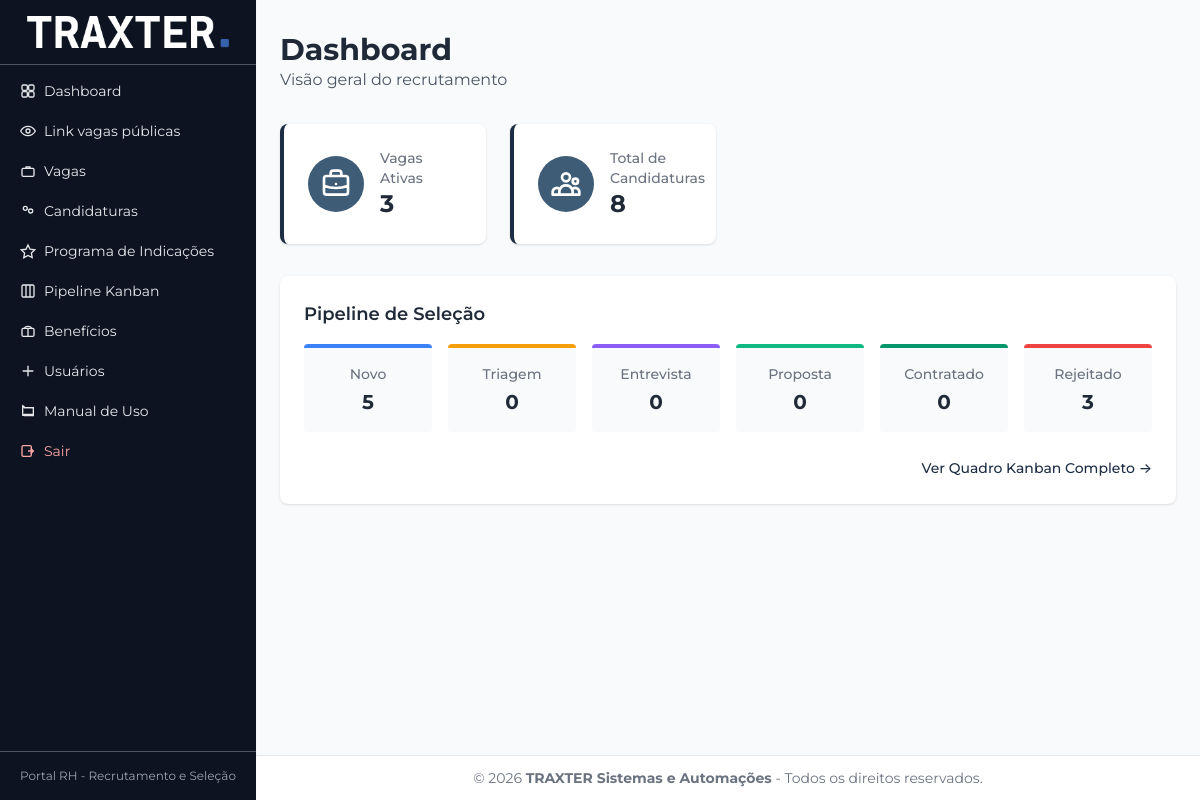
Before: /admin (signed in) with the older database file.
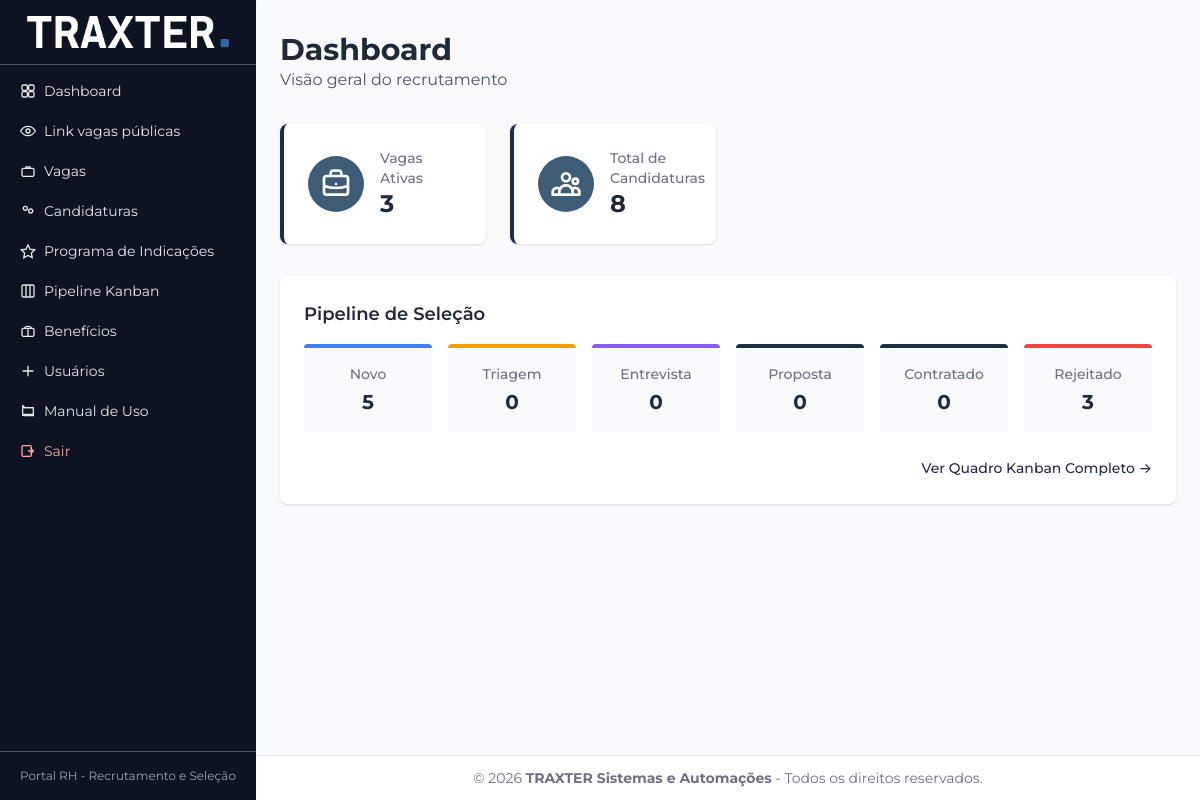
After: the same page with the newer database file.
### tables this page shows
CREATE TABLE `pipeline_stages` (
  `id` int(11) NOT NULL,
  `nome` varchar(50) NOT NULL,
  `ordem` int(11) NOT NULL DEFAULT '0',
  `cor` varchar(7) DEFAULT '#cccccc',
  `created_at` timestamp NULL DEFAULT CURRENT_TIMESTAMP
);

### app/controllers/AdminController.php (called while the page is built, shortened)
<?php
class AdminController extends Controller
{
    public function index(): void
    {
        $vagasAtivas = count(Vaga::allActive());
        $allCandidaturas = Candidatura::all();
        $totalCandidaturas = count($allCandidaturas);
        $stages = PipelineStage::all();
        $stats = [];
        foreach ($stages as $st) {
            $stats[$st['nome']] = 0;
        }
        foreach ($allCandidaturas as $c) {
            $stageName = $c['stage_nome'] ?? 'Desconhecido';
            if (isset($stats[$stageName])) {
                $stats[$stageName]++;
            } else {
                $stats[$stageName] = 1;
            }
        }
        $this->view->render('admin/dashboard', [
            'vagasAtivas' => $vagasAtivas,
            'totalCandidaturas' => $totalCandidaturas,
            'stats' => $stats,
            'stages' => $stages,
        ], 'layouts/admin');
    }
}

### index.php (called while the page is built, shortened)
<?php
try {
    $cfg = Config::get();
    $baseUrl = (string)($cfg['app']['base_url'] ?? '');
    $basePath = (string)parse_url($baseUrl, PHP_URL_PATH);
    $basePath = rtrim($basePath, '/');
    $router = new Router($basePath);
    $router->get('/vagas', [HomeController::class, 'index']);
    $router->get('/vaga/{id}', [HomeController::class, 'vaga']);
    $router->post('/candidatar/{id}', [HomeController::class, 'candidatar']);
    $router->post('/api/check-cpf', [ApiController::class, 'checkCpf']);
    $router->post('/api/pipeline/move', [AdminPipelineController::class, 'move']);
    $router->post('/api/admin/usuarios/{id}/password', [AdminUsuariosController::class, 'adminChangePasswordApi']);
    $router->get('/login', [AuthController::class, 'login']);
    $router->post('/login', [AuthController::class, 'doLogin']);
    $router->get('/logout', [AuthController::class, 'logout']);
    $router->get('/forgot-password', [PasswordRecoveryController::class, 'requestForm']);
    $router->post('/forgot-password', [PasswordRecoveryController::class, 'sendToken']);
    $router->get('/reset-password/{token}', [PasswordRecoveryController::class, 'resetForm']);
    $router->post('/reset-password/{token}', [PasswordRecoveryController::class, 'performReset']);
    $router->get('/admin/login', [AuthController::class, 'login']);
    $router->post('/admin/login', [AuthController::class, 'doLogin']);
    $router->get('/admin/logout', [AuthController::class, 'logout']);
    $router->get('/admin/forgot-password', [PasswordRecoveryController::class, 'requestForm']);
    $router->post('/admin/forgot-password', [PasswordRecoveryController::class, 'sendToken']);
    $router->get('/admin/reset-password/{token}', [PasswordRecoveryController::class, 'resetForm']);
    $router->post('/admin/reset-password/{token}', [PasswordRecoveryController::class, 'performReset']);
    $router->get('/admin', [AdminController::class, 'index']);
    $router->get('/admin/manual', [AdminManualController::class, 'index']);
    $router->get('/admin/pipeline', [AdminPipelineController::class, 'index']);
    $router->get('/admin/vagas', [AdminVagasController::class, 'index']);
    $router->get('/admin/vagas/novo', [AdminVagasController::class, 'create']);
    $router->post('/admin/vagas/novo', [AdminVagasController::class, 'store']);
    $router->get('/admin/vagas/editar/{id}', [AdminVagasController::class, 'edit']);
    $router->post('/admin/vagas/editar/{id}', [AdminVagasController::class, 'update']);
    $router->post('/admin/vagas/excluir/{id}', [AdminVagasController::class, 'delete']);
    $router->get('/admin/candidaturas', [AdminCandidaturasController::class, 'index']);
    $router->get('/admin/candidaturas/{id}', [AdminCandidaturasController::class, 'show']);
    $router->get('/admin/candidaturas/{id}/download', [AdminCandidaturasController::class, 'download']);
    $router->post('/admin/candidaturas/{id}/atualizar', [AdminCandidaturasController::class, 'update']);
    $router->post('/admin/candidaturas/{id}/indicacao', [AdminCandidaturasController::class, 'updateIndicacao']);
    $router->get('/admin/indicacoes', [AdminIndicacoesController::class, 'index']);
    $router->get('/admin/indicacoes/export', [AdminIndicacoesController::class, 'export']);
    $router->post('/admin/indicacoes/{id}/pagar', [AdminIndicacoesController::class, 'markPago']);
    $router->post('/admin/indicacoes/{id}/pagar/editar-data', [AdminIndicacoesController::class, 'updatePaymentDate']);
    $router->get('/api/indicacoes/{id}/status', [AdminIndicacoesController::class, 'statusApi']);
    $router->get('/api/financeiro/contas-receber/indicacoes', [AdminIndicacoesController::class, 'contasReceberApi']);
    $router->get('/api/financeiro/conciliacao/indicacoes', [AdminIndicacoesController::class, 'conciliacaoApi']);
    $router->get('/api/financeiro/relatorios/indicacoes', [AdminIndicacoesController::class, 'relatoriosFinanceirosApi']);
    $router->get('/admin/beneficios', [AdminBeneficiosController::class, 'index']);
    $router->get('/admin/beneficios/novo', [AdminBeneficiosController::class, 'create']);
    $router->post('/admin/beneficios/novo', [AdminBeneficiosController::class, 'store']);
    $router->get('/admin/beneficios/editar/{id}', [AdminBeneficiosController::class, 'edit']);
    $router->post('/admin/beneficios/editar/{id}', [AdminBeneficiosController::class, 'update']);
    $router->post('/admin/beneficios/excluir/{id}', [AdminBeneficiosController::class, 'delete']);
    $router->get('/admin/usuarios', [AdminUsuariosController::class, 'index']);
    $router->get('/admin/usuarios/novo', [AdminUsuariosController::class, 'create']);
    $router->get('/admin/usuarios/{id}', [AdminUsuariosController::class, 'show']);
    $router->post('/admin/usuarios/novo', [AdminUsuariosController::class, 'store']);
    $router->post('/admin/usuarios/supervisor/garantir', [AdminSupervisorController::class, 'ensure']);
    $router->post('/admin/usuarios/{id}/role', [AdminUsuariosController::class, 'updateRole']);
    $router->post('/admin/usuarios/{id}/status', [AdminUsuariosController::class, 'updateStatus']);
    $router->post('/admin/usuarios/{id}/excluir', [AdminUsuariosController::class, 'delete']);
    $router->dispatch();
} catch (\Throwable $e) {
    error_log($e->getMessage());
    http_response_code(500);
    echo "Erro interno do sistema.";
}

### app/core/Database.php (called while the page is built)
<?php
class Database
{
    private static ?PDO $pdo = null;
    public static function conn(): \PDO
    {
        if (self::$pdo === null) {
            $config = Config::app()['database'];
            try {
                self::$pdo = new \PDO($config['dsn'], $config['user'], $config['pass'], $config['options']);
            } catch (\PDOException $e) {
                if (Config::app()['env'] === 'dev') {
                    error_log('Database connection failed: ' . $e->getMessage());
                    throw new \RuntimeException('MySQL não está rodando. Inicie o MySQL no XAMPP Control Panel.');
                }
                throw new \RuntimeException('Erro ao conectar ao banco de dados: ' . $e->getMessage());
            }
        }
        return self::$pdo;
    }
}

### app/models/PipelineStage.php (called while the page is built, shortened)
<?php
class PipelineStage
{
    public static function all(): array
    {
        $sql = 'SELECT * FROM pipeline_stages ORDER BY ordem ASC';
        $stmt = Database::conn()->query($sql);
        return $stmt->fetchAll(PDO::FETCH_ASSOC);
    }
}

### app/views/admin/dashboard.php (the view, shortened to what the rows shown need)
<div class="mb-8">
    <h1 class="text-3xl font-bold text-gray-800">Dashboard</h1>
</div>
<div class="bg-white rounded-lg shadow p-6 mb-8">
    <h2 class="text-lg font-semibold text-gray-800 mb-4">Pipeline de Seleção</h2>
    <div class="grid grid-cols-2 md:grid-cols-3 lg:grid-cols-6 gap-4">
        <?php foreach ($stages as $st): ?>
            <div class="bg-gray-50 rounded p-4 text-center border-t-4" style="border-color: <?= $st['cor'] ?>">
                <p class="text-sm font-medium text-gray-500"><?= htmlspecialchars($st['nome']) ?></p>
                <p class="text-xl font-bold text-gray-800 mt-1"><?= $stats[$st['nome']] ?? 0 ?></p>
            </div>
        <?php endforeach; ?>
    </div>
</div>

Changed rows visible on the page:
changed pipeline_stages "Proposta": cor "#10b981" → "#1d2d44" (drawn)
changed pipeline_stages "Contratado": cor "#059669" → "#1d2d44" (drawn)
